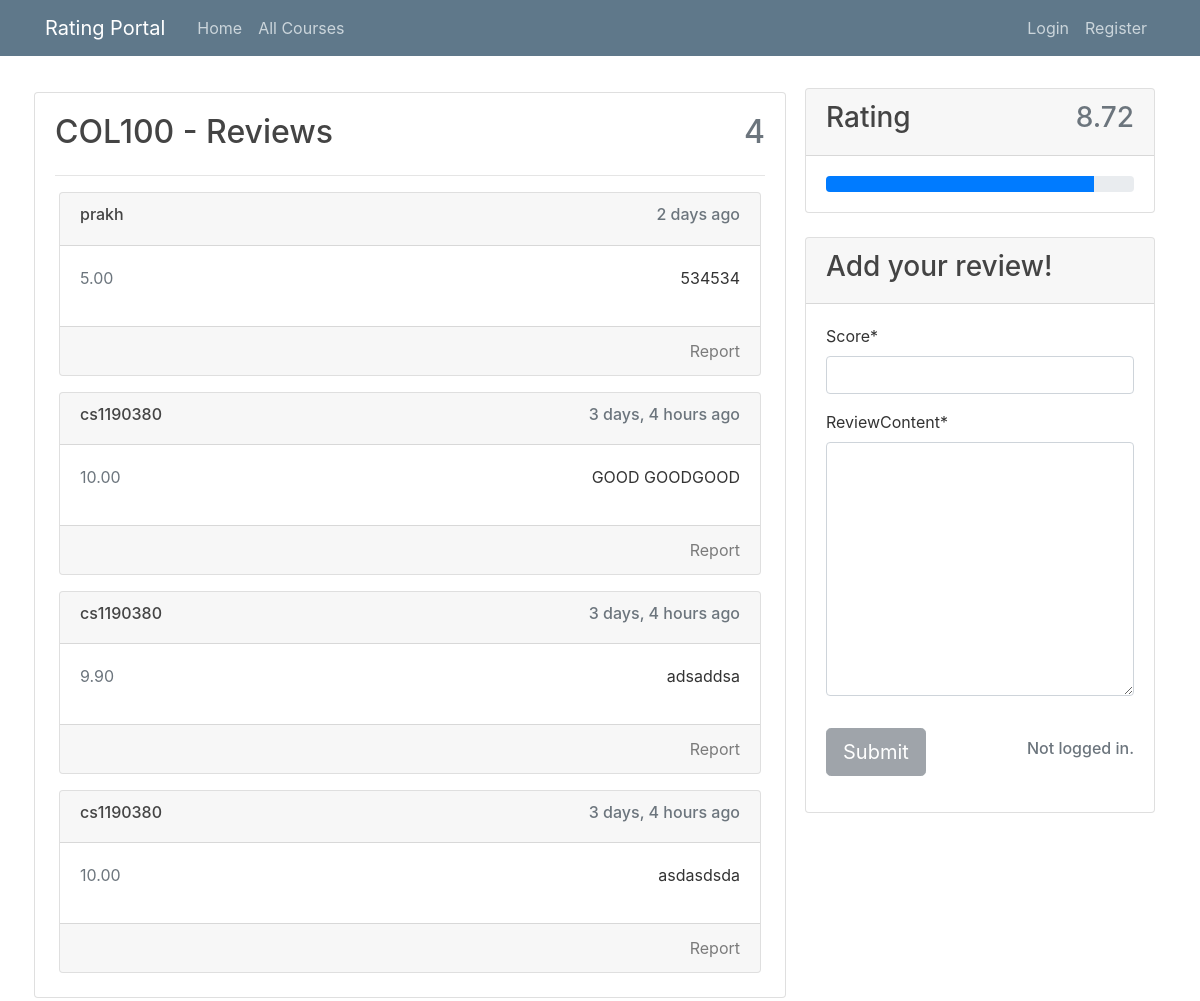
Page /course/COL100/ on the earlier database version.
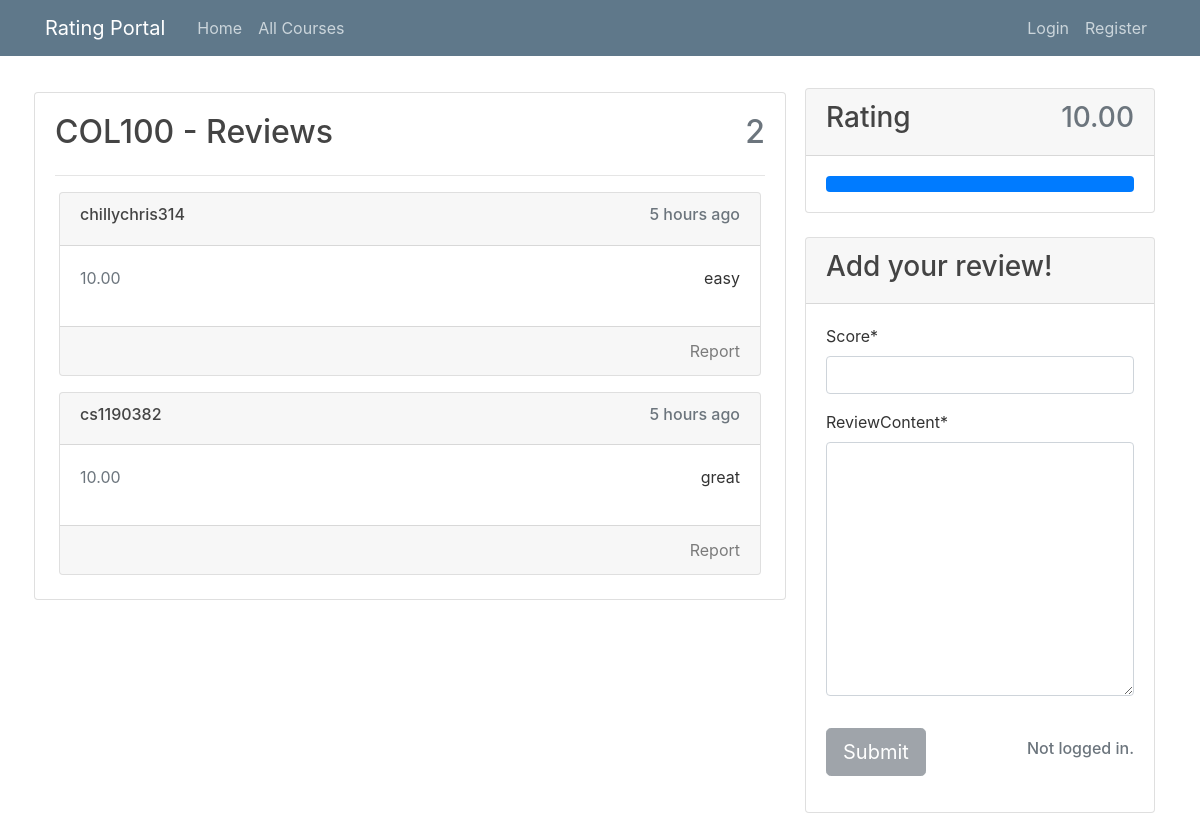
Same page on the later database version.
### review/models.py (models this page shows)
class Review(models.Model):
    score = models.DecimalField(decimal_places=2,max_digits=4)
    reviewContent = models.TextField()
    courseName = models.CharField(max_length=120)
    dateAdded = models.DateTimeField(auto_now=False, auto_now_add=True)
    author = models.ForeignKey(User, on_delete= models.CASCADE,related_name='reviews_written')
    class Meta:
        ordering =['-dateAdded']

### courses/views.py (the view)
# urls.py: path("course/<str:courseName>/", courseViews.courseView, name="course"),
def courseView(request, courseName):
    reviews, rating = recheckRatingsFor(courseName)
    courseList = getAllOf("courses")
    if courseName not in [c.courseName for c in courseList]:
        raise Http404("No such Course")
    new_comment = None
    if request.method == "POST":
        comment_form = CommentForm(data=request.POST, initial={"author": request.user})
        if comment_form.is_valid():
            new_comment = comment_form.save(commit=False)
            new_comment.author = request.user
            new_comment.courseName = courseName
            new_comment.save()
            messages.success(request, "Review submitted")
            return redirect("course", courseName=courseName)
    else:
        comment_form = CommentForm(initial={"author": request.user})
    return render(
        request,
        "courses/coursePage.html",
        {
            "reviews": reviews,
            "courseName": courseName,
            "rating": rating,
            "commentForm": comment_form,
        },
    )

### review/forms.py (shortened to what this page needs)
class CommentForm(forms.ModelForm):
    class Meta:
        model = Review
        fields = ("score", "reviewContent")

### courses/views.py (called while the page is built)
def recheckRatingsFor(courseName):
    reviews = getAllOf("review")
    reviews = list(filter(lambda x: x.courseName == courseName, reviews))
    if len(reviews) == 0:
        return [], "Unrated"
    rating = round(sum(x.score for x in reviews) / len(reviews), 2)
    return reviews, rating

def getAllOf(name):
    if name == "review":
        return Review.objects.all()
    elif name == "courses":
        return Course.objects.all()

### courses/templates/courses/coursePage.html (shortened to what this page needs)
{% extends "users/base.html" %}
{% load crispy_forms_tags %}
{% load humanize %}
{% block content %}
<div class="card-body ">
    <div class="d-flex justify-content-between">
        <h2>{{courseName}} - Reviews</h2>
        <h2 class="text-muted">{{reviews|length}}</h2>
    </div>
    <hr class="hr-primary">
    {% for review in reviews %}
    <div class="card m-1 mt-3">
        <div class="card-header">
            <div class="d-flex justify-content-between">
                <a class="card-link text-dark" href="{%url 'profile' profileOwner=review.author.username%}">
                    <h6>{{review.author.username}}</h6>
                </a>
                <h6 class="text-muted">{{review.dateAdded|naturaltime}}</h6>
            </div>
        </div>
        <div class="card-body">
            <div class="d-flex justify-content-between">
                <span class="text-secondary">
                    {{review.score}}
                </span>
                <p class="ml-5">
                    {{review.reviewContent}}
                </p>
            </div>
        </div>
        <div class="card-footer text-right">
            {% if user.is_superuser %}
            <a class="card-link text-black-50"
                href="{% url 'delete' reviewID=review.id %}?next={{request.path}}">Delete</a>
            {% else %}
            {% if user.get_username == review.author.username%}
            <a class="card-link text-black-50"
                href="{% url 'delete' reviewID=review.id %}?next={{request.path}}">Delete</a>
            {% else %}
            <a class="card-link text-black-50"
                href="{% url 'report' reviewID=review.id%}?next={{request.path}}">Report</a>
            {% endif %}
            {% endif %}
        </div>
    </div>
    {%empty%}
    <h5>No reviews yet.</h5>
    {% endfor %}
</div>
{% endblock content %}
{% block sidebar %}
<div class="col-md-4 mt-2">
    <div class="card mb-2">
        <div class="card-header">
            <div class="d-flex justify-content-between">
                <h3>Rating</h3>
                <h3 class="text-muted">{{rating}}</h3>
            </div>
        </div>
        <div class="card-body">
            <div class="progress">
                <div class="progress-bar" role="progressbar" style="width: {% widthratio rating 1 10 %}%"
                    aria-valuenow="{% widthratio rating 1 10 %}" aria-valuemin="0" aria-valuemax="100"></div>
            </div>
        </div>
    </div>
    <div class="card mt-4">
        <div class="card-header">
            <h3>Add your review!</h3>
        </div>
        <div class="card-body">
            <form method="POST">
                <fieldset class='form-group'>
                    {{ commentForm|crispy }}
                </fieldset>
                <div class="form-group">
                    {% if user.is_authenticated %}
                    <button class="btn btn-outline-primary" type="submit">Submit</button>
                    {%else%}
                    <div class="d-flex justify-content-between form-inline">
                        <button type="button" class="btn btn-secondary btn-lg" disabled>Submit</button>
                        <h6 class="text-muted">Not logged in.</h6>
                    </div>
                    {% endif %}
                </div>
            </form>
        </div>
    </div>
</div>
{% endblock sidebar %}

### users/templates/users/base.html (shortened to what this page needs)
{%load static%}
{% load humanize %}
<!DOCTYPE html>
<html lang="en">
<head>
    <link rel="stylesheet" href="https://stackpath.bootstrapcdn.com/bootstrap/4.3.1/css/bootstrap.min.css"
>
    <link rel="stylesheet" type="text/css" href="{% static 'main.css'%}">
</head>
<body>
    <header class="site-header">
        <nav class="navbar navbar-expand-md navbar-dark bg-steel fixed-top">
            <div class="container">
                <a class="navbar-brand mr-4" href="/">Rating Portal</a>
                <div class="collapse navbar-collapse" id="navbarToggle">
                    <div class="navbar-nav mr-auto">
                        <a class="nav-item nav-link" href="/">Home</a>
                        <a class="nav-item nav-link" href="{% url 'courseList'%}">All Courses</a>
                    </div>
                    <div class="navbar-nav">
                        {% if user.is_authenticated %}
                            <a class="nav-item nav-link" href="{%url 'profile' profileOwner=user.username%}">My Profile</a>
                            <a class="nav-item nav-link" href="{%url 'logout'%}">Logout</a>
                        {%else%}
                            <a class="nav-item nav-link" href="{%url 'login'%}">Login</a>
                            <a class="nav-item nav-link" href="{%url 'register'%}">Register</a>
                        {% endif %}
                    </div>
                </div>
            </div>
        </nav>
    </header>
    <main role="main" class="container">
        <div class="row">
          <div class="col-md-8 mt-2 p-1">
              <div class="card">
                {% block content %}{% endblock %}
              </div>
          </div>
          {% block sidebar %}
          {% endblock sidebar %}
        </div>
      </main>
</body>
</html>

### users/static/main.css (style rules this page uses)
body { background: white; color: #333333; margin-top: 5rem; }
h1, h2, h3, h4, h5, h6 { color: #444444; }
.bg-steel { background-color: #5f788a; }
.site-header .navbar-nav .nav-link { color: #cbd5db; }

Differences in the rows shown:
removed Review: author.username "prakh", dateAdded "2 days ago", score "5.00", reviewContent "534534"
removed Review: author.username "cs1190380", dateAdded "3 days, 4 hours ago", score "10.00", reviewContent "GOOD GOODGOOD"
removed Review: author.username "cs1190380", dateAdded "3 days, 4 hours ago", score "9.90", reviewContent "adsaddsa"
removed Review: author.username "cs1190380", dateAdded "3 days, 4 hours ago", score "10.00", reviewContent "asdasdsda"
added Review: author.username "chillychris314", dateAdded "5 hours ago", score "10.00", reviewContent "easy"
added Review: author.username "cs1190382", dateAdded "5 hours ago", score "10.00", reviewContent "great"
Other differences:
{{ reviews|length }}: "4" → "2"
{{ rating }}: "8.72" → "10.00"
